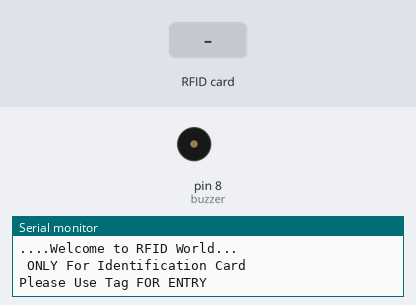
The sketch below on a simulated Arduino Uno, built with avr-gcc and run on an emulated ATmega328P. Shown: buzzer (waves = sounding), the last lines printed to the serial monitor. Inputs (shaded band) come from the test bench.

Above: at 3.7 s.
3.8 s: RFID card 51 73 70 8B held to the reader
At 4.6 s:
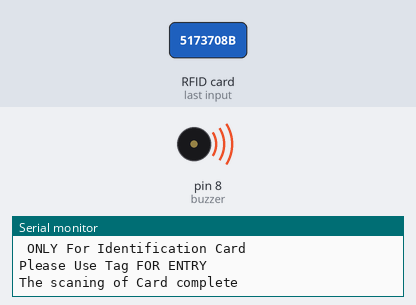
6.3 s: RFID card 5E 7A 19 C4 held to the reader
At 8.1 s:
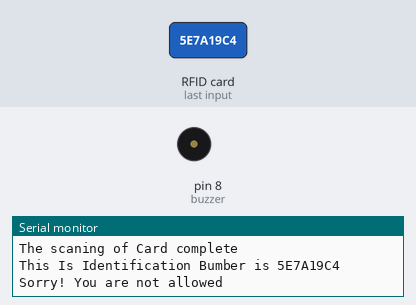
Timing chart, 0 to 9.6 s (numbered marks = the images above; inputs shaded):
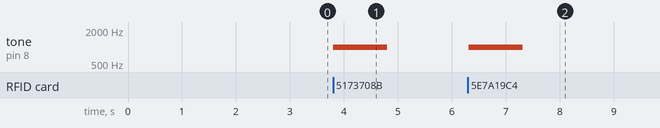

Measured:
- after the input at 3.8 s, tone on pin 8 (buzzer): silent → 1000 Hz at once, → silent 1.0 s later
- after the input at 6.3 s, tone on pin 8 (buzzer): silent → 1000 Hz at once, → silent 1.0 s later

The sketch:

miniprojectyash1.ino
```cpp
#include <SPI.h>// This library allows you to communicate with SPI devices
#include<MFRC522.h>//Read and write different types of Radio-Frequency IDentification (RFID)

#define ss_pin 10
#define rst_pin 9
const int buzzer=8;
MFRC522 mfrc522(ss_pin,rst_pin);
String allowedonly="5173708B";

int readsuccess;
byte readcard[4];
char str[32]="";
String struid;
void setup() {

  Serial.begin(9600);
  SPI.begin();
  mfrc522.PCD_Init();
    pinMode(buzzer, OUTPUT); // Set buzzer - pin 8 as an output


  Serial.println("....Welcome to RFID World...\n ONLY For Identification Card \n");
  delay(2500);
  Serial.println("Please Use Tag FOR ENTRY\n");

}

void loop() {
  // put your main code here, to run rep
  readsuccess=getid();
  if(readsuccess)
  { tone(buzzer, 1000); // Send 1KHz sound signal...
    delay(1000);
    noTone(buzzer);
    Serial.println((String)"This Is Identification number is "+struid);
      if(struid==allowedonly)
         allowing(struid);
      else
      Serial.println("Sorry! You are not allowed");


  }
}
int getid(){
  if(!mfrc522.PICC_IsNewCardPresent()){
    return 0;
  }
  if(!mfrc522.PICC_ReadCardSerial()){
    return 0;
  }


  Serial.println("The scaning of Card complete");

  for(int i=0;i<4;i++){
    readcard[i]=mfrc522.uid.uidByte[i]; //storing the UID of the tag in readcard
    array_to_string(readcard, 4, str);
    struid = str;

  }
  mfrc522.PICC_HaltA();
  return 1;
}

String allowing(String str)
{
  Serial.println("allowed!! Welcome master");
}
// --------------------------------------------------------------------
void array_to_string(byte array[], unsigned int len, char buffer[])
{
    for (unsigned int i = 0; i < len; i++)
    {
        byte nib1 = (array[i] >> 4) & 0x0F;
        byte nib2 = (array[i] >> 0) & 0x0F;
        buffer[i*2+0] = nib1  < 0xA ? '0' + nib1  : 'A' + nib1  - 0xA;
        buffer[i*2+1] = nib2  < 0xA ? '0' + nib2  : 'A' + nib2  - 0xA;
    }
    buffer[len*2] = '\0';
}
```
